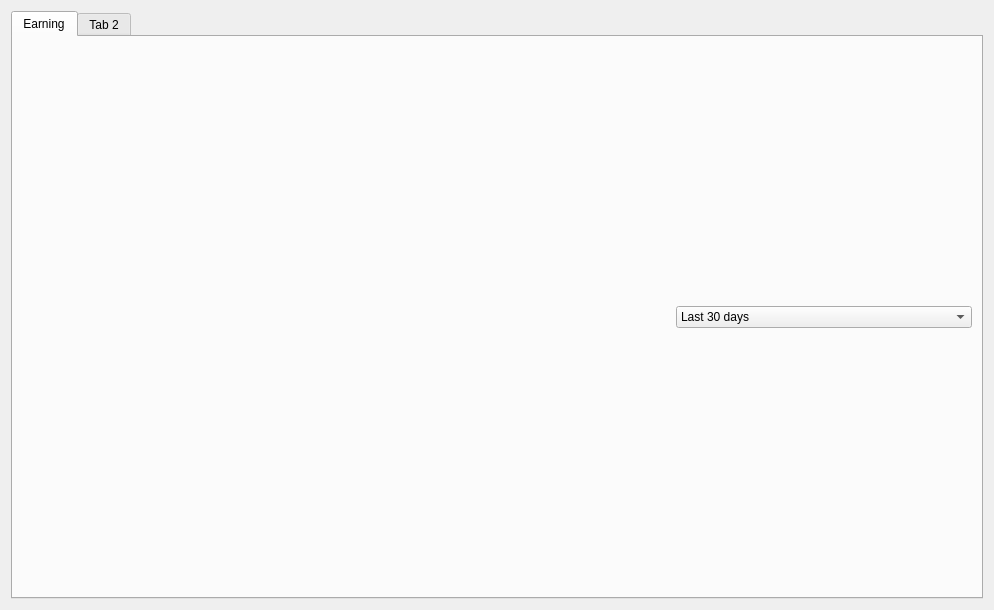
<?xml version="1.0" encoding="UTF-8"?>
<ui version="4.0">
 <class>Frame</class>
 <widget class="QFrame" name="Frame">
  <property name="geometry">
   <rect>
    <x>0</x>
    <y>0</y>
    <width>994</width>
    <height>610</height>
   </rect>
  </property>
  <property name="windowTitle">
   <string>Frame</string>
  </property>
  <layout class="QVBoxLayout" name="verticalLayout_2">
   <item>
    <layout class="QVBoxLayout" name="verticalLayout">
     <item>
      <widget class="QTabWidget" name="tabWidget">
       <property name="tabPosition">
        <enum>QTabWidget::North</enum>
       </property>
       <property name="tabShape">
        <enum>QTabWidget::Rounded</enum>
       </property>
       <property name="currentIndex">
        <number>0</number>
       </property>
       <property name="elideMode">
        <enum>Qt::ElideNone</enum>
       </property>
       <property name="movable">
        <bool>false</bool>
       </property>
       <property name="tabBarAutoHide">
        <bool>false</bool>
       </property>
       <widget class="QWidget" name="tab">
        <attribute name="title">
         <string>Earning</string>
        </attribute>
        <layout class="QVBoxLayout" name="verticalLayout_4">
         <item>
          <layout class="QHBoxLayout" name="horizontalLayout">
           <item>
            <spacer name="horizontalSpacer">
             <property name="orientation">
              <enum>Qt::Horizontal</enum>
             </property>
             <property name="sizeType">
              <enum>QSizePolicy::Expanding</enum>
             </property>
             <property name="sizeHint" stdset="0">
              <size>
               <width>40</width>
               <height>20</height>
              </size>
             </property>
            </spacer>
           </item>
           <item>
            <widget class="QComboBox" name="comboBox">
             <property name="minimumSize">
              <size>
               <width>296</width>
               <height>0</height>
              </size>
             </property>
             <property name="maximumSize">
              <size>
               <width>266</width>
               <height>16777215</height>
              </size>
             </property>
             <item>
              <property name="text">
               <string>Last 30 days</string>
              </property>
             </item>
            </widget>
           </item>
          </layout>
         </item>
         <item>
          <layout class="QVBoxLayout" name="verticalLayout_3"/>
         </item>
        </layout>
       </widget>
       <widget class="QWidget" name="tab_2">
        <attribute name="title">
         <string>Tab 2</string>
        </attribute>
       </widget>
      </widget>
     </item>
    </layout>
   </item>
  </layout>
 </widget>
 <resources/>
 <connections/>
</ui>
